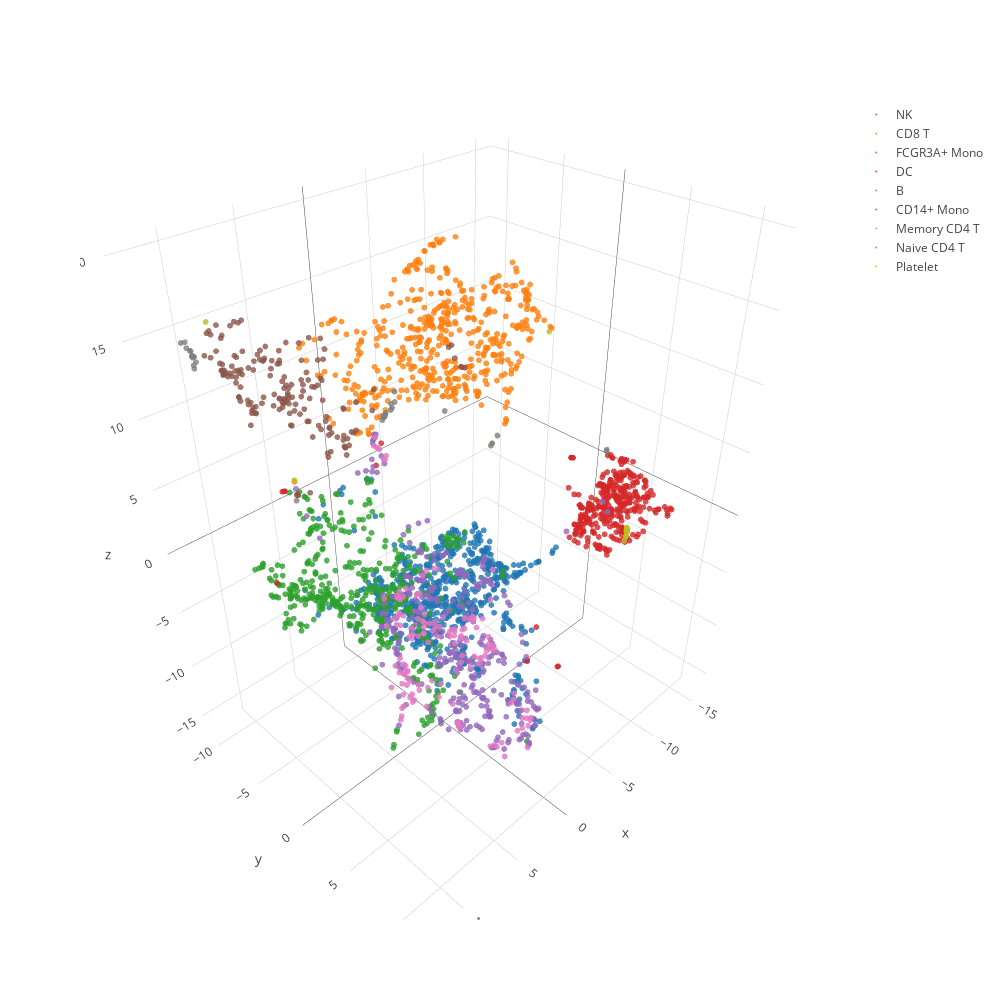

Notebook source saved alongside this figure:
### Code cell
plot2Dtsne(df2d, title='beta-VSC, lr=0.001, latent_size=6, beta=2.0')
plot3Dtsne(df3d)

### Figure 1 — Plotly figure (JSON) as saved in the notebook; plotly's stock layout.template omitted (floating-point values rounded to 4 significant figures; data arrays with more than 128 entries replaced by an {"elided": "..."} marker saying what was removed)
{"data": [{"marker": {"color": 0, "opacity": 0.8, "size": 2}, "mode": "markers", "name": "NK", "type": "scatter3d", "uid": "503bb5ec-77fd-4cec-b6e5-69acfef0748e", "x": {"elided": "702 float values"}, "y": {"elided": "702 float values"}, "z": {"elided": "702 float values"}}, {"marker": {"color": 1, "opacity": 0.8, "size": 2}, "mode": "markers", "name": "CD8 T", "type": "scatter3d", "uid": "3ca35ee0-716b-4278-8657-812a6d59526d", "x": {"elided": "480 float values"}, "y": {"elided": "480 float values"}, "z": {"elided": "480 float values"}}, {"marker": {"color": 2, "opacity": 0.8, "size": 2}, "mode": "markers", "name": "FCGR3A+ Mono", "type": "scatter3d", "uid": "dbc16639-9e8d-4e08-9b69-d901b8cfc46f", "x": {"elided": "452 float values"}, "y": {"elided": "452 float values"}, "z": {"elided": "452 float values"}}, {"marker": {"color": 3, "opacity": 0.8, "size": 2}, "mode": "markers", "name": "DC", "type": "scatter3d", "uid": "5b619e0e-6342-403d-9eaa-b338b1a015d3", "x": {"elided": "344 float values"}, "y": {"elided": "344 float values"}, "z": {"elided": "344 float values"}}, {"marker": {"color": 4, "opacity": 0.8, "size": 2}, "mode": "markers", "name": "B", "type": "scatter3d", "uid": "d681ea0b-1f8e-4c1f-b0a6-bbab8ebfdc84", "x": {"elided": "308 float values"}, "y": {"elided": "308 float values"}, "z": {"elided": "308 float values"}}, {"marker": {"color": 5, "opacity": 0.8, "size": 2}, "mode": "markers", "name": "CD14+ Mono", "type": "scatter3d", "uid": "b3cd5fa4-2917-453a-a54f-c26299f6b86c", "x": {"elided": "162 float values"}, "y": {"elided": "162 float values"}, "z": {"elided": "162 float values"}}, {"marker": {"color": 6, "opacity": 0.8, "size": 2}, "mode": "markers", "name": "Memory CD4 T", "type": "scatter3d", "uid": "63edd2fa-de76-45b9-994c-49d7fcafae5a", "x": {"elided": "144 float values"}, "y": {"elided": "144 float values"}, "z": {"elided": "144 float values"}}, {"marker": {"color": 7, "opacity": 0.8, "size": 2}, "mode": "markers", "name": "Naive CD4 T", "type": "scatter3d", "uid": "459c2209-0746-4284-8f99-b844811712ec", "x": [-0.317, 12.0, -0.1658, 7.523, 12.07, -0.1544, -0.147, 0.02562, -0.2391, 12.02, -0.06722, -0.05133, -0.2019, 12.41, -0.04951, -0.04788, 12.11, 12.03, 12.06, -0.07143, 12.32, -0.0244, -7.292, -0.1976, 12.09, 12.13, 11.99, 12.07, -0.4155, 11.92, -1.95, -7.332], "y": [-4.365, -6.529, -4.563, -4.865, -6.218, -4.166, 4.173, -5.284, -4.572, -6.458, -5.0, -5.237, 4.224, -5.638, -5.116, -5.106, -7.188, -6.041, -6.768, -5.073, -5.805, -5.191, 7.261, -4.652, -6.176, -6.21, -6.211, -6.275, 4.422, -7.082, -1.507, 7.219], "z": [8.73, 15.83, 8.574, 4.722, 15.61, 9.609, 9.272, 7.169, 8.26, 15.83, 7.781, 7.51, 9.431, 15.23, 7.512, 7.496, 16.08, 15.33, 15.91, 7.621, 15.33, 7.383, 7.226, 8.086, 15.55, 15.64, 15.57, 15.65, 9.948, 16.1, 8.568, 7.09]}, {"marker": {"color": 8, "opacity": 0.8, "size": 2}, "mode": "markers", "name": "Platelet", "type": "scatter3d", "uid": "4ba02521-8cb1-4c4f-b99e-9f437a19af7b", "x": [-15.27, -4.452, 10.3, -15.38, -15.3, -15.42, -15.39, -15.18, 6.458, -15.38, -15.44, -15.44, -15.38, -15.42], "y": [4.153, 4.516, -7.436, 4.13, 4.145, 4.053, 4.112, 4.116, -6.444, 4.131, 4.107, 4.036, 4.055, 4.077], "z": [-5.337, 15.14, 16.63, -4.899, -5.228, -4.692, -4.863, -5.663, 4.998, -4.919, -4.683, -4.611, -4.908, -4.738]}], "layout": {"height": 1000, "width": 1000}}
